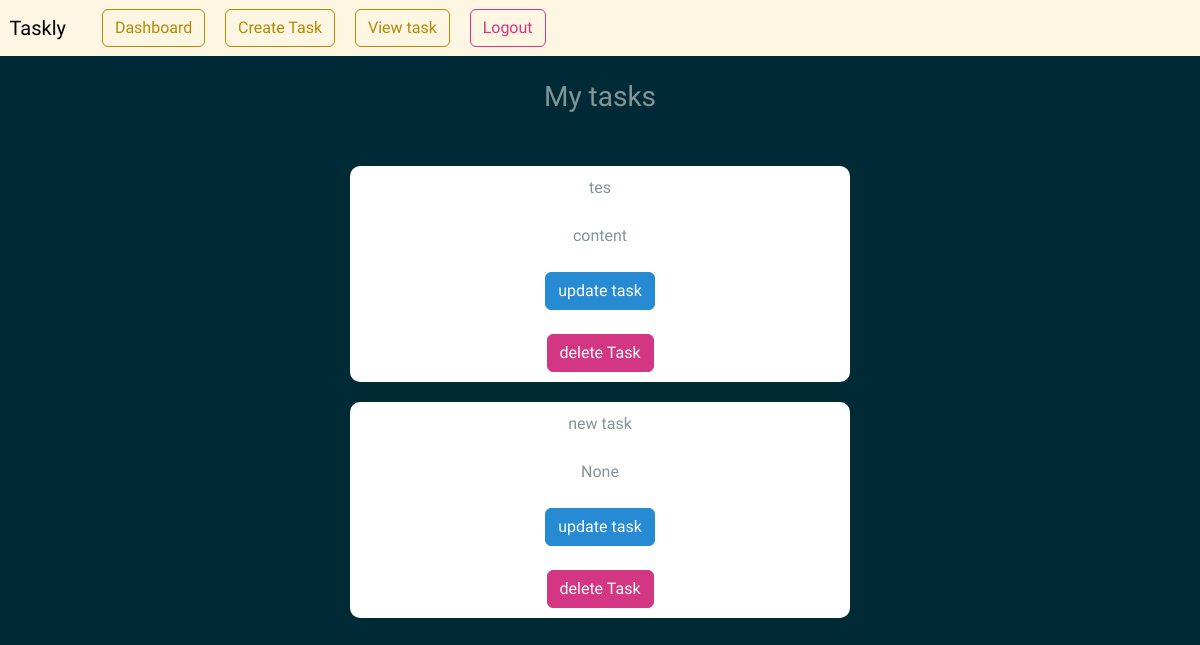
Screenshot of /view_task (signed in) with the database file from the repository.
### todo/models.py (models this page shows)
class Task(models.Model):
    title  =  models.CharField(max_length=100, null=True)
    content = models.CharField(max_length=300, null=True, blank=True)
    date_posted = models.DateTimeField(auto_now_add=True, null=True)
    user = models.ForeignKey(User,on_delete=models.CASCADE)

### todo/views.py (the view)
# urls.py: path('view_task', views.viewTask, name='view_task'),
@login_required(login_url='my-login')
def viewTask(request):
   current_user = request.user.id
   task = Task.objects.all().filter(user=current_user)
   context  =  {"task":task}
   return render(request, 'profile/view_task.html', context=context)

### templates/profile/view_task.html (shortened to what this page needs)
{% load static %}
{% load  crispy_forms_tags %}
<!DOCTYPE html>
<html lang="en">
<head>
    <link rel="stylesheet" href="{% static 'css/style.css' %}">
    <link rel="stylesheet" href="https://bootswatch.com/5/solar/bootstrap.min.css">
</head>
<body>
    {%include 'profile/base.html'%}
        <h3 style="text-align: center;">My tasks</h3>
        <br>
        {% for tsk in task %}
            <div  class="container bg-white shadow-mid p-6 form-layout " style="width: 500px; margin: 20px auto; text-align: center;">
                {{tsk.title}}
                <br>
                <br>
                {{tsk.content}}
                <br><br>
                <a href="{% url 'update_task' tsk.id %}"  class="btn btn-info navbar-btn" type="button">update task</a>
                <br><br>
                <a href="{% url 'delete_task' tsk.id  %} "  class="btn btn-danger navbar-btn" type="button">delete Task</a>
            </div>
        {% endfor %}
</body>
</html>

### static/css/style.css (style rules this page uses)
h3 { color: rgb(255, 0, 43); }
.form-layout { border-radius: 10px; padding: 10px; }

### rows the page displays
Task: title "tes", content "content"
Task: title "new task", content "None"
